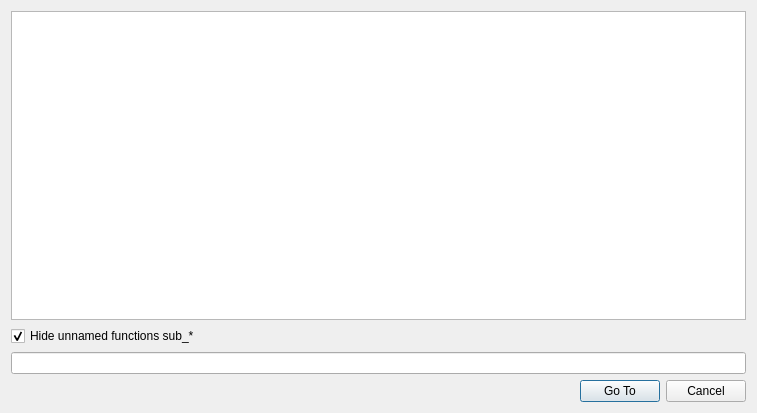
<?xml version="1.0" encoding="UTF-8"?>
<ui version="4.0">
 <class>FindFuncDialog</class>
 <widget class="QDialog" name="FindFuncDialog">
  <property name="geometry">
   <rect>
    <x>0</x>
    <y>0</y>
    <width>757</width>
    <height>413</height>
   </rect>
  </property>
  <property name="windowTitle">
   <string>Find function</string>
  </property>
  <layout class="QVBoxLayout" name="verticalLayout">
   <item>
    <widget class="QListWidget" name="goto_list"/>
   </item>
   <item>
    <widget class="QCheckBox" name="hide_unkfunc_cb">
     <property name="text">
      <string>Hide unnamed functions sub_*</string>
     </property>
     <property name="checked">
      <bool>true</bool>
     </property>
    </widget>
   </item>
   <item>
    <widget class="QLineEdit" name="filter_edit"/>
   </item>
   <item>
    <layout class="QHBoxLayout" name="horizontalLayout">
     <item>
      <spacer name="horizontalSpacer">
       <property name="orientation">
        <enum>Qt::Horizontal</enum>
       </property>
       <property name="sizeHint" stdset="0">
        <size>
         <width>40</width>
         <height>20</height>
        </size>
       </property>
      </spacer>
     </item>
     <item>
      <widget class="QPushButton" name="goto_btn">
       <property name="enabled">
        <bool>true</bool>
       </property>
       <property name="text">
        <string>Go To</string>
       </property>
      </widget>
     </item>
     <item>
      <widget class="QPushButton" name="cancel_btn">
       <property name="text">
        <string>Cancel</string>
       </property>
      </widget>
     </item>
    </layout>
   </item>
  </layout>
 </widget>
 <resources/>
 <connections/>
</ui>
